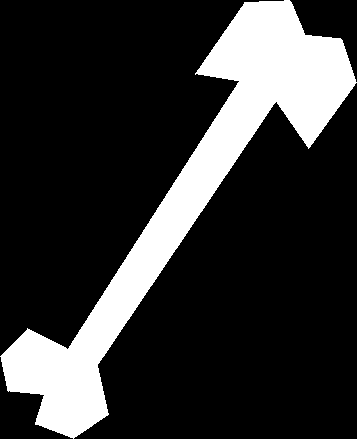
#> input picture data/2d_shapes/Bone-10.gif, 357 x 439 px; its folder holds only this picture in this run
$ jupyter execute --allow-errors minimal_example_2d.ipynb
#> lines starting #> are read from the running program, lines starting #| are printed output that depends on the picture; after the words box and inside, x2 and y2 are one past the last pixel; in counts of white or black regions, pixels touching at a corner belong together
[cell 1]
from utils import GM
import utils
import numpy as np
import ot
from tqdm import trange

#plot and image
from PIL import Image
import matplotlib.pyplot as plt
import glob

[cell 2]
ims = []
resize_pix = 64
# for filename in sorted(os.listdir("../data/2d_shapes/")):
for filename in sorted(glob.glob("data/2d_shapes/*.gif")):
    #load
    im = Image.open(filename)
#> im is the input picture: PIL image 357x439 P; 20% white; 1 white region, box (x1, y1, x2, y2) and area: (0, 0, 357, 439) 31269
    im = im.convert("L")

    #lower threshold
    im = np.array(im)
    im[im < 0.01] = 0

    #resize
    im = Image.fromarray(im)
    im1 = im.resize((resize_pix,resize_pix))
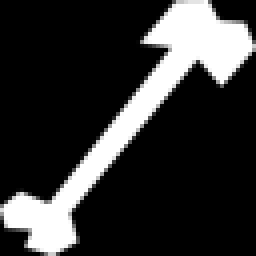
#> im1: PIL image 64x64 L (shown 4 times larger); min 0, max 255, mean 50.9
    #im1 = im1.filter(ImageFilter.FIND_EDGES)

    #upper threshold
    im1 = np.array(im1,dtype = float)
#> im1: shape (64, 64) float64
    im1[im1!= 0] = 1
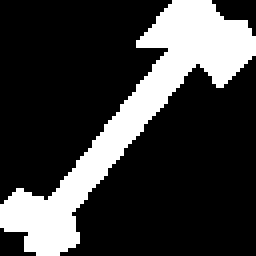
#> im1: shape (64, 64) float64 (shown 4 times larger); values 0 (black) and 1 (white), 23.5% white; 1 white region, box (x1, y1, x2, y2) and area: (0, 0, 64, 64) 962
    ims.append(im1/np.sum(im1))

N = len(ims)
#> N = 1

$ run again, on data/2d_shapes/Heart-8.gif
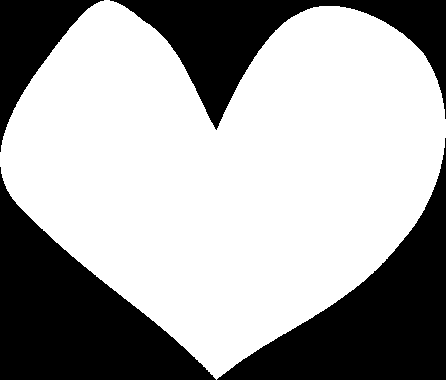
#> input picture data/2d_shapes/Heart-8.gif, 446 x 380 px
#> im is the input picture: PIL image 446x380 P; 64.6% white; 4 black regions, box (x1, y1, x2, y2) and area: (0, 167, 216, 380) 20754, (217, 138, 446, 380) 19459, (110, 0, 446, 130) 13968, (0, 0, 104, 152) 5850
#> `im1 = im.resize((resize_pix,resize_pix))`:
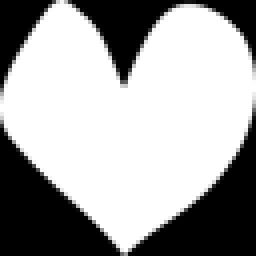
#> im1: PIL image 64x64 L (shown 4 times larger); min 0, max 255, mean 164.7
#> `im1[im1!= 0] = 1`:
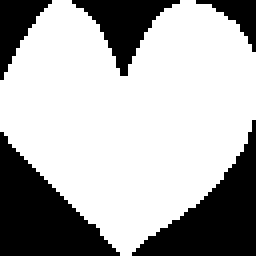
#> im1: shape (64, 64) float64 (shown 4 times larger); values 0 (black) and 1 (white), 68.2% white; 5 black regions, box (x1, y1, x2, y2) and area: (0, 33, 30, 64) 469, (33, 30, 64, 64) 433, (18, 0, 45, 19) 207, (0, 0, 13, 20) 122, (49, 0, 64, 13) 73
#> N = 1

$ run again, on data/2d_shapes/bat-20.gif
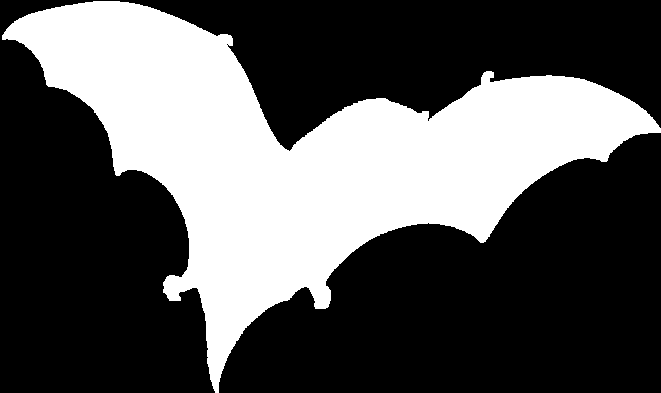
#> input picture data/2d_shapes/bat-20.gif, 661 x 393 px
#> im is the input picture: PIL image 661x393 P; 34.5% white; 1 white region, box (x1, y1, x2, y2) and area: (2, 1, 661, 393) 89600
#> `im1 = im.resize((resize_pix,resize_pix))`:
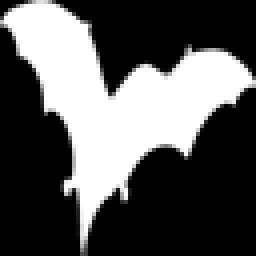
#> im1: PIL image 64x64 L (shown 4 times larger); min 0, max 255, mean 88
#> `im1[im1!= 0] = 1`:
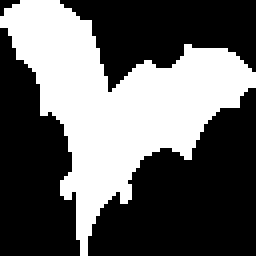
#> im1: shape (64, 64) float64 (shown 4 times larger); values 0 (black) and 1 (white), 38.6% white; 1 white region, box (x1, y1, x2, y2) and area: (0, 0, 64, 64) 1582
#> N = 1
